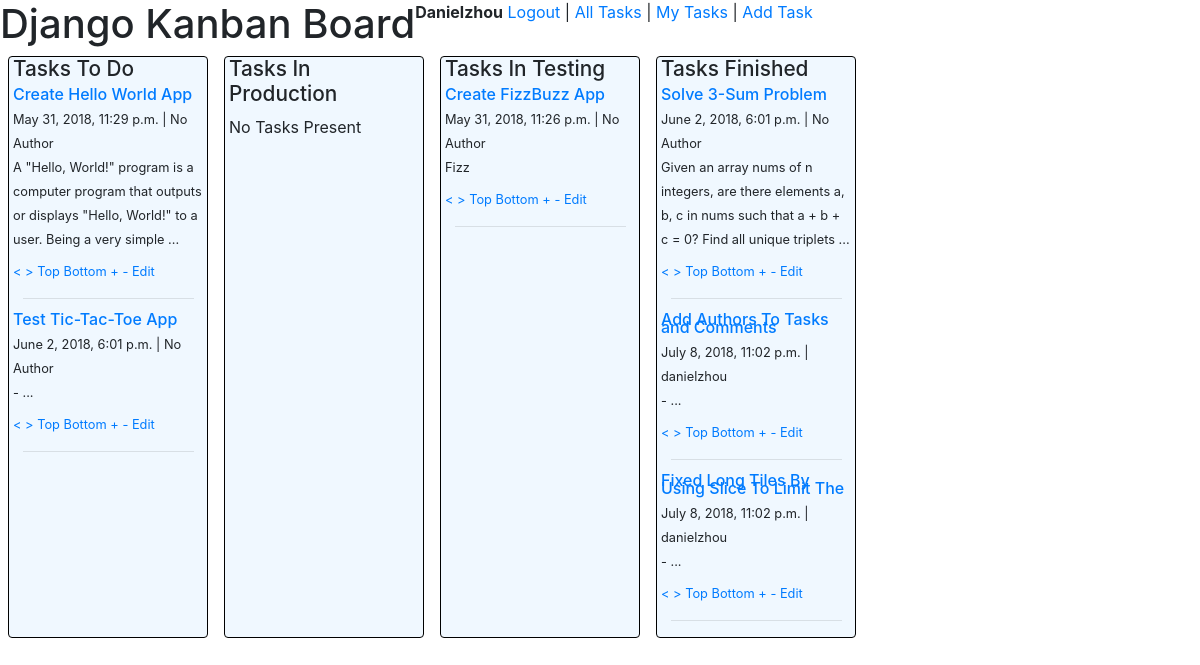
The app's page / (signed in) with its own data.
### kanban/models/task.py (models this page shows, shortened)
class Task(models.Model):
    class Meta:
        ordering = ['-date_modified']
    STATUS_CHOICES = {
        ('TODO', 'To Do'),
        ('PROG', 'In Progress'),
        ('TEST', 'In Testing'),
        ('DONE', 'Done'),
    }
    uuid = models.UUIDField(primary_key=True, editable=False, default=uuid.uuid4)
    priority = models.IntegerField(default=0)
    title = models.CharField(max_length=200)
    description = models.TextField(blank=True, null=True)
    status = models.CharField(max_length=4, choices=STATUS_CHOICES, default='TODO')
    date_created = models.DateTimeField(default=datetime.datetime.now())
    date_modified = models.DateTimeField(default=datetime.datetime.now())
    author = models.CharField(max_length=200, default='No Author')

### kanban/views/index.py (the view)
# urls.py: path('', views.Index.as_view(), name='index'),
class Index(TemplateView):
    template_name = 'kanban/index.html'
    def get_context_data(self, **kwargs):
        context = super(Index, self).get_context_data(**kwargs)
        context['TODO_list'] = Task.objects.filter(status='TODO').order_by('-priority')[:15]
        context['PROG_list'] = Task.objects.filter(status='PROG').order_by('-priority')[:15]
        context['TEST_list'] = Task.objects.filter(status='TEST').order_by('-priority')[:15]
        context['DONE_list'] = Task.objects.filter(status='DONE').order_by('-priority')[:15]
        return context

### kanban/templates/kanban/index.html (shortened to what this page needs)
{% extends 'kanban/kanban_base.html' %}
{% block content %}
<div class="container-fluid">
    <div class="row">
        <h1>Django Kanban Board</h1>
        <div>
            {% if user.is_authenticated %}
                <strong>{{ user.username|capfirst }}</strong>
                <a href="{% url 'accounts-logout'%}">Logout</a>
                |<a href="{% url 'index' %}"> All Tasks</a>
                |<a href="{% url 'user-tasks' %}"> My Tasks</a>
                |<a href="{% url 'task-add' %}"> Add Task</a>
            {% else %}
                <a href="{% url 'accounts-login' %}">Login</a>
            {% endif %}
        </div>
    </div>
    <div class="row">
        {% include 'kanban/index_task_list.html' with task_list=TODO_list title='Tasks To Do'%}
        {% include 'kanban/index_task_list.html' with task_list=PROG_list title='Tasks In Production' %}
        {% include 'kanban/index_task_list.html' with task_list=TEST_list title='Tasks In Testing' %}
        {% include 'kanban/index_task_list.html' with task_list=DONE_list title='Tasks Finished' %}
    </div>
</div>
{% endblock %}

### kanban/templates/kanban/index_task_panel.html
<div class="kanban-tasklist-taskpanel">
    <h6><a href="{% url 'task-detail' pk=task.uuid %}">{{ task.title|slice:":45" }}</a></h6>
    <p>
        <small>{{ task.date_created }} | {{ task.author }}</small> <br>
        <small>
            {% if task.description %}
                {{ task.description|slice:":120" }}
                {% if task.description|length > 120%} ... {% endif %}
            {% else %}
                - ...
            {% endif %}
        </small>
    </p>
    <small>
        <a href="{% url 'task-action-decrease_status' pk=task.uuid %}"><</a>
        <a href="{% url 'task-action-increase_status' pk=task.uuid %}">></a>
        <a href="{% url 'task-action-max_priority' pk=task.uuid%}">Top</a>
        <a href="{% url 'task-action-min_priority' pk=task.uuid%}">Bottom</a>
        <a href="{% url 'task-action-increase_priority' pk=task.uuid %}">+</a>
        <a href="{% url 'task-action-decrease_priority' pk=task.uuid %}">-</a>
        <a href="{% url 'task-edit' pk=task.uuid %}">Edit</a>
    </small>
    <hr>
</div>

### kanban/static/kanban/kanban.css (style rules this page uses)
h6 { line-height: 0.5em; }
hr { size: 3px; width: 90%; }
p { margin-top: 0.1em; margin-bottom: 0.5em; }

### records on screen
Task: title "Create Hello World App", date_created "May 31, 2018, 11:29 p.m.", author "No Author", description "A \"Hello, World!\" program is a computer program that outputs or displays \"Hello, World!\" to a user. Being a very simple"
Task: title "Test Tic-Tac-Toe App", date_created "June 2, 2018, 6:01 p.m.", author "No Author"
Task: title "Create FizzBuzz App", date_created "May 31, 2018, 11:26 p.m.", author "No Author", description "Fizz"
Task: title "Solve 3-Sum Problem", date_created "June 2, 2018, 6:01 p.m.", author "No Author", description "Given an array nums of n integers, are there elements a, b, c in nums such that a + b + c = 0? Find all unique triplets"
Task: title "Add Authors To Tasks and Comments", date_created "July 8, 2018, 11:02 p.m.", author "danielzhou"
Task: title "Fixed Long Tiles By Using Slice To Limit The", date_created "July 8, 2018, 11:02 p.m.", author "danielzhou"

### other values on screen
{{ user.username|capfirst }} "Danielzhou"
{{ title }} "Tasks To Do Tasks In Production Tasks In Testing Tasks Finished"
